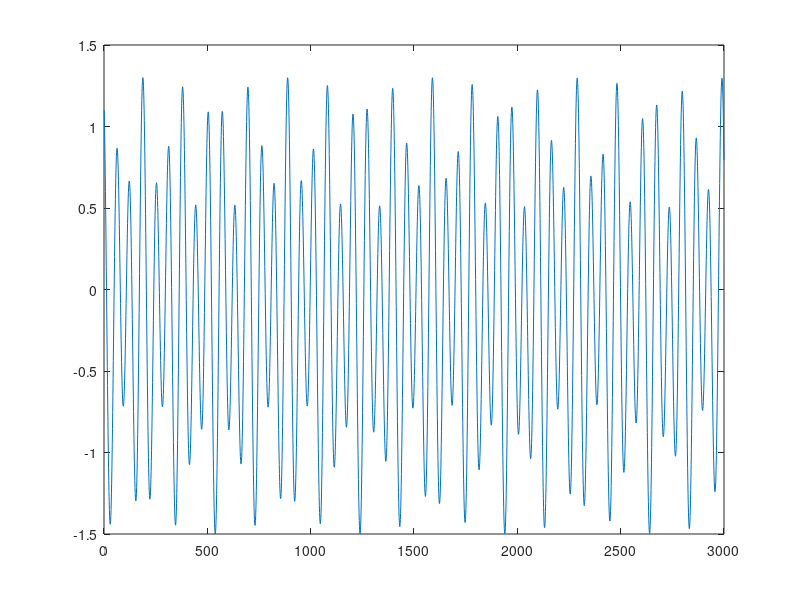

Here is the MATLAB script that generated this plot:
clear all; 

f_cos = @(A,w,t,f,c) A*cos(2*pi*w*t+f)+c;

symulacja = zeros(3,3000);

f1 = 0.02;  
% jedna probka to czestotliwosc proobkowania / ilosc probek czyli 1000 / 3000
for time=0:3000
    symulacja(1,time+1) = f_cos(1,15.7,time/1000,0.4,0.5);
end

for time=0:3000
    symulacja(2,time+1) = f_cos(0.7,20,time/1000,0.1,0.1);
end

for time=0:3000
    symulacja(2,time+1) = f_cos(0.4,10,time/1000,0.8,-0.6);
end

suma = zeros(1,3000); 

suma(1:3000) = symulacja(1,1:3000)+symulacja(2,1:3000)+symulacja(3,1:3000);

plot(suma)

my_fft = fft(suma); 
shifted = fftshift(my_fft); 


amp = abs(shifted); 
phase = angle(shifted); 

